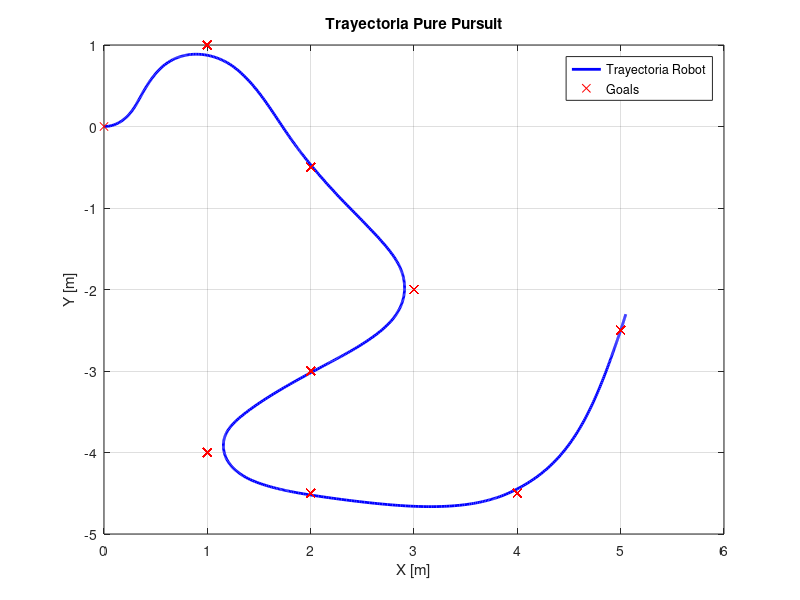
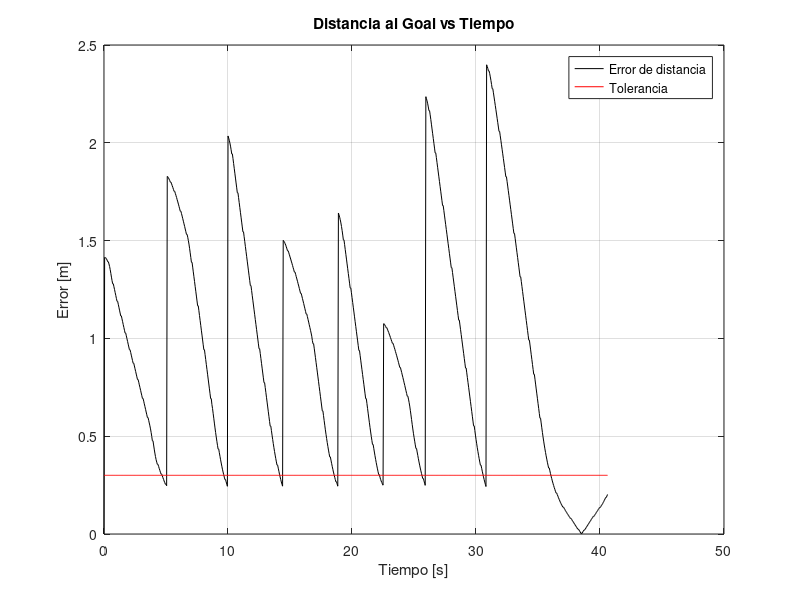
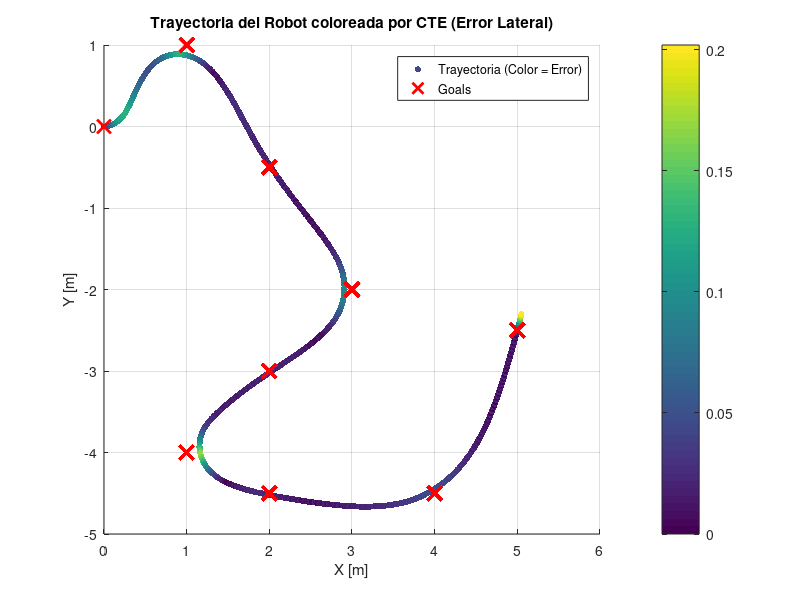

Write the MATLAB code that produced these figures, in order. (Note: this script raises an error after producing the figures.)
% Data analyzer
data = csvread('robot_data_log.csv', 1, 0); % El 1,0 salta la cabecera


t = data(:,1)-data(1,1);
rx = data(:,2);
ry = data(:,3);
gx = data(:,5);
gy = data(:,6);
cte = data(:,8);
dist_err = data(:,10);
v = data(:,11);

% Plotear trayectoria realizada vs objetivo
figure;
plot(rx, ry, 'b-', 'LineWidth', 2); hold on;
plot(gx, gy, 'rx');
legend('Trayectoria Robot', 'Goals');
grid on;
title('Trayectoria Pure Pursuit');
xlabel('X [m]'); ylabel('Y [m]');

% Plotear error de distancia en el tiempo
figure;
plot(t, dist_err, 'k-','DisplayName','Error de distancia');hold on
plot(t,0.3*ones(length(t),1),'r','DisplayName','Tolerancia');
title('Distancia al Goal vs Tiempo');
xlabel('Tiempo [s]'); ylabel('Error [m]');legend show
grid on;

% Plotear CTE en el tiempo
figure;
scatter(rx, ry, 20, abs(cte), 'filled'); 
hold on;
plot(gx, gy, 'rx', 'MarkerSize', 10, 'LineWidth', 2);
grid on;
title('Trayectoria del Robot coloreada por CTE (Error Lateral)');
xlabel('X [m]'); 
ylabel('Y [m]');
legend('Trayectoria (Color = Error)', 'Goals');
c = colorbar; 
c.Label.String = 'Error Lateral Absoluto [m]';
colormap jet; 
axis equal;
